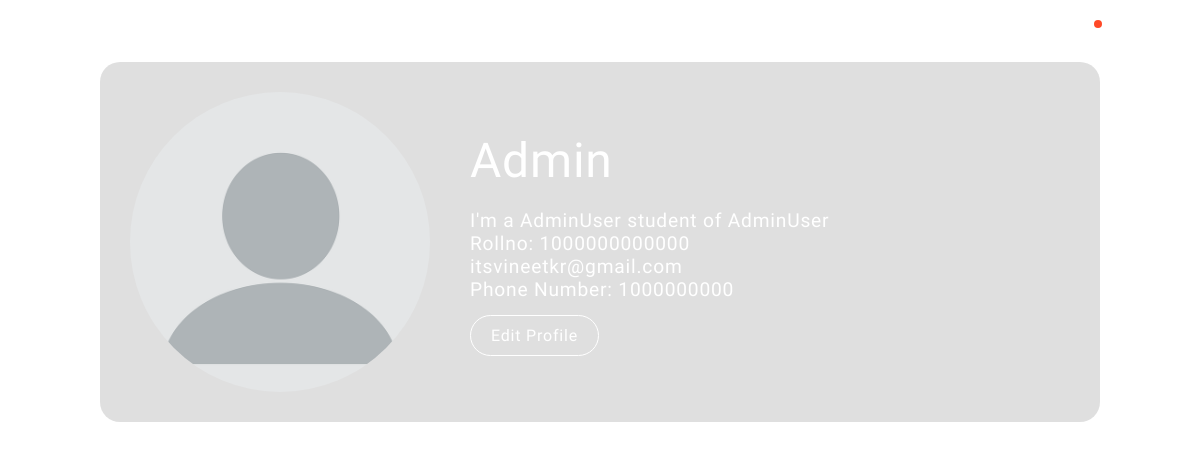
/profile/ (signed in), run on an earlier commit of the app's database.
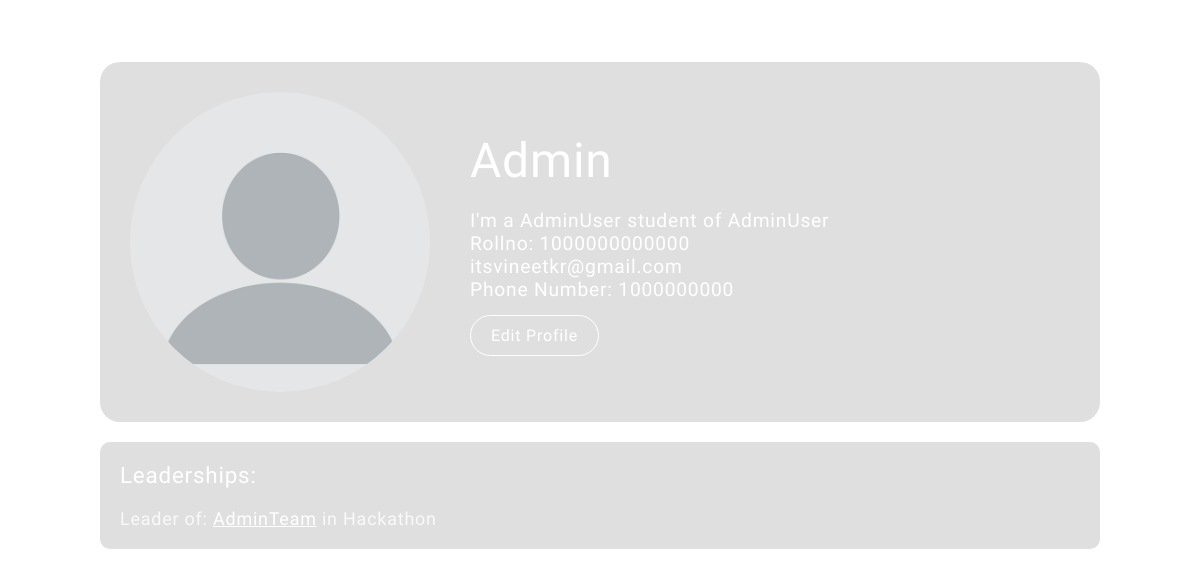
And on a later commit of the database.
### accounts/models.py (models this page shows, shortened)
class CustomUser(AbstractBaseUser, PermissionsMixin):
    email = models.EmailField(
        unique=True, primary_key=True, validators=[EmailValidator()]
    )
    name = models.CharField(max_length=100, blank=True)
    is_active = models.BooleanField(default=True)
    is_staff = models.BooleanField(default=False)
    date_joined = models.DateTimeField(default=timezone.now)
    profile_picture = models.ImageField(
        upload_to="profile_pics/", blank=True, null=True
    )
    rollno = models.IntegerField(
        validators=[MaxValueValidator(9999999999999), MinValueValidator(1000000000000)],
        unique=True,
    )
    branch = models.CharField(choices=BRANCH_CHOICES, max_length=5)
    year = models.CharField(choices=YEAR_CHOICES, max_length=5)
    club_admin = models.CharField(
        choices=CLUB_ADMIN_CHOICES, default="NORMAL", max_length=20
    )
    phoneno = models.IntegerField(
        validators=[MinValueValidator(5000000000), MaxValueValidator(9999999999)],
        unique=True,
    )
    objects = CustomUserManager()
    USERNAME_FIELD = "email"
    REQUIRED_FIELDS = []

### events/models.py (models this page shows, shortened)
class TeamsRegistration(models.Model):
    event = models.ForeignKey(AllEventList, on_delete=models.CASCADE)
    teamName = models.CharField(max_length=100)
    teamLeader = models.ForeignKey(
        settings.AUTH_USER_MODEL,
        on_delete=models.CASCADE,
        related_name="team_lead_teams",
    )
    user = models.ForeignKey(
        settings.AUTH_USER_MODEL,
        on_delete=models.CASCADE,
        related_name="team_registrations",
    )
    status = models.IntegerField(choices=STATUS_CHOICES, default=0)

class AllEventList(models.Model):
    slug = models.SlugField(max_length=100, unique=True)
    eventName = models.CharField(max_length=100)
    eventDescription = models.TextField()
    eventImage = models.ImageField(upload_to="eventImages/")
    club = models.CharField(max_length=100, choices=CLUBS_CHOICES)
    location = models.CharField(max_length=100)
    coordinators = models.CharField(max_length=100)
    contact = models.CharField(max_length=100)
    eventType = models.CharField(max_length=10, choices=EVENT_TYPE_CHOICES)
    eventDate = models.DateField()
    minTeamSize = models.IntegerField(default=1)
    maxTeamSize = models.IntegerField(default=1)
    dateAdded = models.DateTimeField(default=timezone.now)
    def get_absolute_url(self):
        return reverse("eachEvent", args=[self.slug])
    class Meta:
        ordering = ["-dateAdded"]

### accounts/views.py (the view, shortened to what this page needs)
# urls.py: path("profile/", views.profile, name='profile'),
def profile(request):
    user = request.user
    if user.is_anonymous:
        return redirect("/login")
    context = user_participation_context(request.user)
    context["user"] = request.user
    return render(request, "accounts/profile.html", context=context)

### accounts/context_processors.py (called while the page is built)
def notifications_processor(request):
    notifications = []
    user = request.user
    seen = True
    if user.is_authenticated:
        seen = NotificationSeenStatus.objects.get(user=user).seen
        user_notifications = UserSpecificNotification.objects.filter(user=user).values(
            "notification", "timeStamp", "notificationType"
        )
        global_notifications = NotificationForAll.objects.all().values(
            "notification", "timeStamp", "notificationType"
        )
        notifications = user_notifications.union(global_notifications).order_by(
            "-timeStamp"
        )
    return {"notifications": notifications, "seen": seen}

### accounts/utils.py (called while the page is built)
def team_in_leader(user):
    teams = TeamsRegistration.objects.filter(
        teamLeader=user, user=user, event__eventDate__gte=timezone.now().date()
    )
    return teams if len(list(teams)) != 0 else False

def team_in_participated(user):
    teams = TeamsRegistration.objects.filter(
        user=user, status=1, event__eventDate__gte=timezone.now().date()
    ).exclude(teamLeader=user)
    return teams if len(list(teams)) != 0 else False

def team_pending_requests(user):
    teams = TeamsRegistration.objects.filter(
        user=user, status=0, event__eventDate__gte=timezone.now().date()
    )
    return teams if len(list(teams)) != 0 else False

def individual_participations(user):
    participations = IndividualEventRegistration.objects.filter(
        user=user, event__eventDate__gte=timezone.now().date()
    )
    return participations if len(list(participations)) != 0 else False

def user_participation_context(user):
    return {
        "teamInLeader": team_in_leader(user),
        "teamInParticipated": team_in_participated(user),
        "teamPendingRequest": team_pending_requests(user),
        "individualParticipations": individual_participations(user),
    }

### templates/accounts/profile.html (shortened to what this page needs)
{% extends 'base.html' %}
{% load static %}
{% block css %}
  <link rel="stylesheet" href="{% static 'css/form.css' %}" />
  <link rel="stylesheet" href="{% static 'css/profile.css' %}" />
{% endblock %}
{% block backgroundImageURL %}
  {% static 'backgrounds/login.jpeg' %}
{% endblock %}
{% block content %}
    <div class="profile-page">
        <div class="details">
            <div class="image">
                {% if user.profile_picture %}
                    <img src="{{ user.profile_picture.url }}" alt="{{ user.name }}">
                {% else %}
                    <img src="/static/images/default-profile.png" alt="Default Profile Picture">
                {% endif %}
            </div>
            <div class="text-details">
                <div class="name">{{user.name}}</div>
                <p class="branch-year">I'm a {{user.get_year_display}} student of {{user.get_branch_display}}</p>
                <p class="rollno">Rollno: {{user.rollno}}</p>
                <p class="email">{{user.email}}</p>
                <p class="phone-no">Phone Number: {{user.phoneno}}</p>
                <div class="edit-details">
                    <a href="{% url "updateProfile" %}">Edit Profile</a>
                </div>
            </div>
        </div>
        {% if teamInLeader %}
            <div class="participations-box">
                Leaderships:
                {% for team in teamInLeader %}
                    <div class="entry">Leader of: <span><a href="{{team.event.get_absolute_url}}">{{team.teamName}}</a></span> in {{team.event.eventName}}</div>
                {% endfor %}
            </div>
        {% endif %}
    </div>
{% endblock content %}

### templates/base.html (shortened to what this page needs)
{% load static %}
<!DOCTYPE html>
<html lang="en">
<head>
    <link rel="stylesheet" href={% static 'css/base.css' %}>
    {% block css %}{% endblock css %}
    <link href="{% static 'fontawesomefree/css/fontawesome.css' %}" rel="stylesheet" type="text/css">
    <link href="{% static 'fontawesomefree/css/brands.css' %}" rel="stylesheet" type="text/css">
    <link href="{% static 'fontawesomefree/css/solid.css' %}" rel="stylesheet" type="text/css">
</head>
<body style="background-image: url({% block backgroundImageURL %}{% endblock backgroundImageURL %});">
    <header>
        <nav>
            <div class="left">
                <a href="{% url 'homepage' %}">IET Lucknow</a>
            </div>
            <div class="right">
                {% if not user.is_anonymous %}
                    <div class="notification-icon">
                        {% if not seen and notifications%}
                            <span class="notification-count"></span>
                        {% endif %}
                        <i class="fa-solid fa-bell"></i>
                    </div>
                {% endif %}
                <div class="nav-button">
                    <i class="fa-solid fa-bars"></i>
                </div>
            </div>
        </nav>
    </header>
    <main>
        {% block content %}
        {% endblock content %}
    </main>
</body>
</html>

### static/css/base.css (style rules this page uses)
* { padding: 0; margin: 0; box-sizing: border-box; }
body, button { font-family: "Ubuntu", sans-serif; }
nav { display: flex; justify-content: space-between; align-items: center; font-size: 1.1em; }
nav .right { display: flex; justify-content: space-between; align-items: center; }
nav a, .dropdown a { text-decoration: none; color: white; }
.nav-button, nav .left { padding: 20px 30px; }
.nav-button i, .notification-icon i { color: white; font-size: 1.2em; }
.notification-icon { padding: 20px; }

### static/css/form.css (style rules this page uses)
* { margin: 0; padding: 0; box-sizing: border-box; }
body { background-size: cover; background-position: center center; background-repeat: no-repeat; min-height: 100vh; }
main { display: flex; flex-direction: column; justify-content: center; align-items: center; max-width: 100vw; }
body { letter-spacing: 0.05em; }

### static/css/profile.css (style rules this page uses)
a { color: white; }
.profile-page { color: white; width: 100vw; display: flex; justify-content: center; align-items: center; flex-direction: column; }
.details { display: flex; width: 1000px; max-width: 95vw; border-radius: 20px; backdrop-filter: blur(30px); background-color: rgba(85, 85, 85, 0.183); padding: 30px; margin-bottom: 20px; }
.image { width: 300px; height: 300px; border-radius: 50%; overflow: hidden; display: flex; justify-content: center; align-items: center; }
.image img { width: 100%; height: 100%; object-fit: cover; }
.text-details { padding: 40px; }
.text-details .name { font-size: 3em; padding-bottom: 20px; }
.text-details p { font-size: 1.2em; }
.participations-box { width: 1000px; max-width: 95vw; padding: 20px; background-color: rgba(85, 85, 85, 0.183); backdrop-filter: blur(10px); border-radius: 10px; font-size: 1.4em; margin-bottom: 20px; }
.participations-box .entry { font-size: 0.8em; padding: 20px 0 0 0; color: rgba(255, 255, 255, 0.822); }
.participations-box .entry span { color: white; }
.edit-details a { color: white; outline: none; text-decoration: none; background-color: rgba(0, 0, 0, 0); backdrop-filter: blur(10px); border: 1px solid white; border-radius: 25px; padding: 10px 20px; cursor: pointer; }
.edit-details { margin-top: 25px; }

What changed in the data, as far as the page shows it:
added TeamsRegistration: teamName "AdminTeam", event.eventName "Hackathon"
Also different on the page:
text now shown: "Leaderships:"
